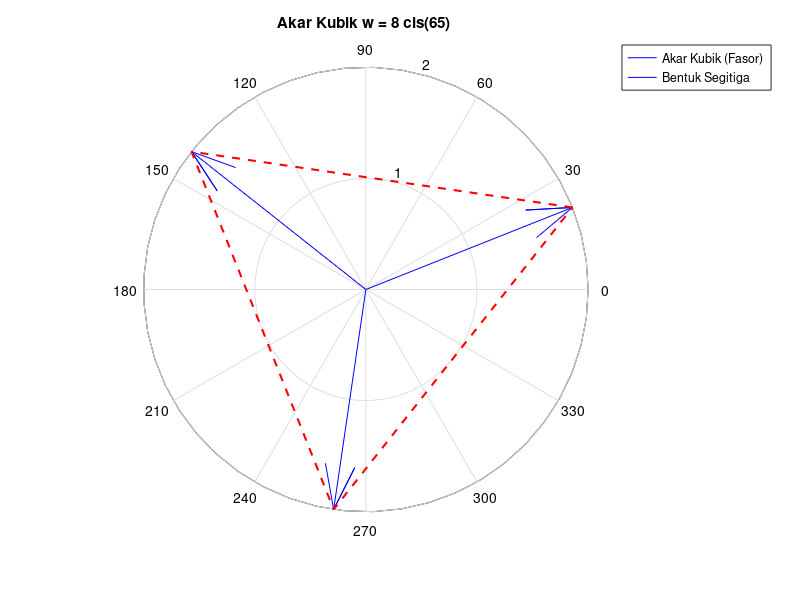

Source code (MATLAB):
 % ===================================================== 
%  UTS Matematika Sains Data — Semester Genap 2025/2026 
%  Soal 4 — Bilangan Kompleks dan Fasor (Fitur Auto-Save)
%  --------------------------------------------------- 
%  Nama  : Muhammad Arkan Ryanto 
%  NIM   : 17 
%  Parameter: N=17, a=1, b=7, K=9, theta0=65, alpha=0.008 
%  Tanggal: 26 April 2026 
% ===================================================== 
  
clc; clear; close all; 
   
N = 17;  a = 1;  b = 7;  K = 9; 
theta0 = 65; 
alpha_lr = 0.008; 

z1 = (a+2) + (b+1)*1i; 
z2 = (b+1) - (a+2)*1i; 

% --- Jawaban Bagian 4a ---
fprintf('===============================\n');
fprintf('Jawaban soal 4a\n');
r1 = abs(z1);
theta1_deg = rad2deg(angle(z1));
r2 = abs(z2);
theta2_deg = rad2deg(angle(z2));

fprintf('z1 = %.4f * cis(%.4f deg)\n', r1, theta1_deg);
fprintf('z2 = %.4f * cis(%.4f deg)\n', r2, theta2_deg);


% --- Jawaban Bagian 4b ---
fprintf('===============================\n');
fprintf('Jawaban soal 4b\n');
res_tambah = z1 + z2;
res_kali   = z1 * z2;
res_bagi   = z1 / z2;

fprintf('z1 + z2   = %.4f + %.4fi\n', real(res_tambah), imag(res_tambah));
fprintf('z1 * z2   = %.4f + %.4fi\n', real(res_kali), imag(res_kali));
fprintf('z1 / z2   = %.4f + %.4fi\n', real(res_bagi), imag(res_bagi));
fprintf('|z1 - z2| = %.4f\n', abs(z1 - z2));


% --- Jawaban Bagian 4c ---
fprintf('===============================\n');
fprintf('Jawaban soal 4c\n');
z1_pangkat4_aljabar = z1 * z1 * z1 * z1;
z1_pangkat4_demoivre = (r1^4) * exp(1i * 4 * angle(z1));

fprintf('Hasil Aljabar (z1.z1.z1.z1) : %.4f + %.4fi\n', real(z1_pangkat4_aljabar), imag(z1_pangkat4_aljabar));
fprintf('Hasil De Moivre (r^4 cis 4th): %.4f + %.4fi\n', real(z1_pangkat4_demoivre), imag(z1_pangkat4_demoivre));
fprintf('Selisih (Error)             : %.4e\n', abs(z1_pangkat4_aljabar - z1_pangkat4_demoivre));


% --- Jawaban Bagian 4d ---
fprintf('===============================\n');
fprintf('Jawaban soal 4d\n');
w_mag = 8;
w_angle_rad = deg2rad(theta0);
k = 0:2;
r_k = w_mag^(1/3); 
theta_k = (w_angle_rad + 2*pi*k) / 3;
akar_kubik = r_k * exp(1i * theta_k);

for j = 1:3
    fprintf('Akar %d: %.4f * cis(%.4f deg) atau %.4f + %.4fi\n', ...
        j-1, r_k, rad2deg(theta_k(j)), real(akar_kubik(j)), imag(akar_kubik(j)));
end


% --- Jawaban Bagian 4e ---
fprintf('===============================\n');
fprintf('Jawaban soal 4e\n');
figure(1);
compass(akar_kubik, 'b'); hold on;
plot([akar_kubik, akar_kubik(1)], 'r--', 'LineWidth', 1.5);

title(['Akar Kubik w = 8 cis(', num2str(theta0), ') ']);
grid on;
legend('Akar Kubik (Fasor)', 'Bentuk Segitiga', 'Location', 'northeastoutside');

nama_file = ['Grafik_Argand_', num2str(N), '.png'];
saveas(gcf, nama_file);

fprintf('Grafik berhasil disimpan dengan nama: %s\n', nama_file);
fprintf('===============================\n');
